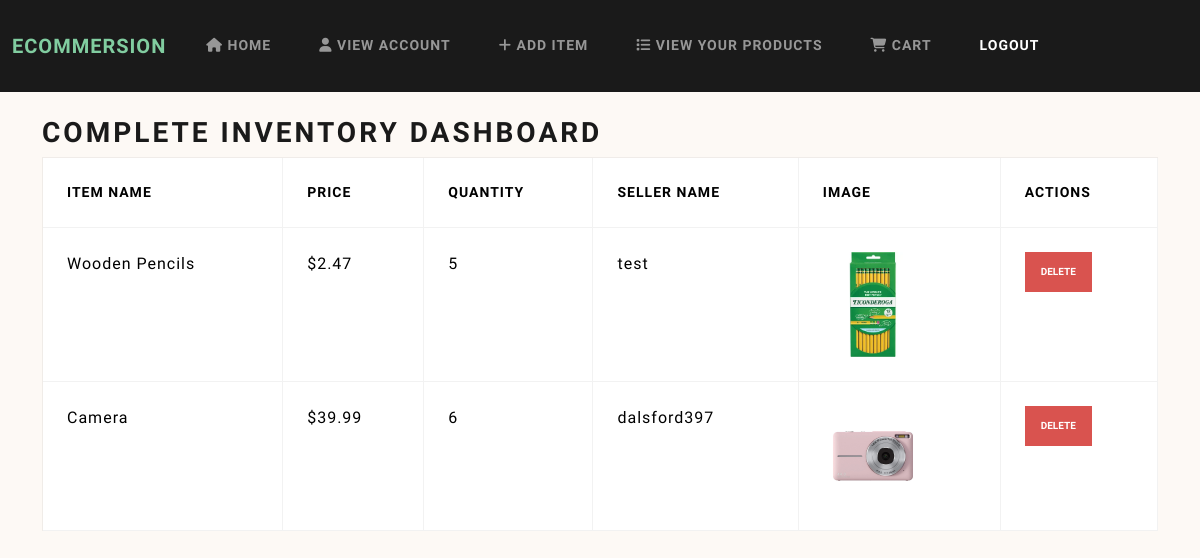
The page /sellerDashboard (signed in) on the database as committed earlier.
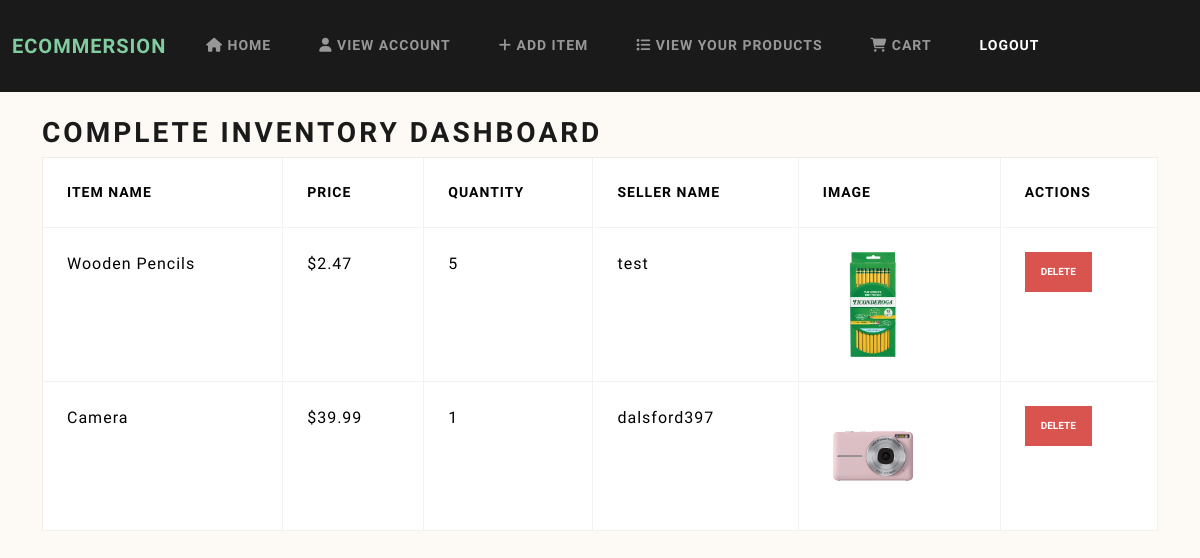
The same page on the database as committed later.
### models.py (models this page shows, shortened)
class Inventory(db.Model):
    __tablename__ = 'inventory'
    itemID = Column(Integer, primary_key=True)
    title = Column(String(50), nullable=False)
    sellerID = Column(Integer, ForeignKey('users.userID'), nullable=False)
    price = Column(Numeric(10, 2), nullable=False)
    stock = Column(Integer, nullable=False)
    image = Column(String(255), nullable=True)  # Add this line
    description = Column(String(255), nullable=False)

class User(db.Model, UserMixin):
    __tablename__ = 'users'
    userID = Column(Integer, primary_key=True)
    username = Column(String(50), nullable=False)
    password = Column(String(50), nullable=False)
    email = Column(String(50), nullable=False)
    address = Column(String(50), nullable=False)
    city = Column(String(50), nullable=False)
    state = Column(String(50), nullable=False)
    zipCode = Column(String(50), nullable=False)
    isAdmin = Column(Integer, nullable=False)

### main.py (the view)
@app.route('/sellerDashboard', methods=['GET'])
@login_required
def sellerDashboard():
    products = db.session.query(Inventory, User.username)\
        .join(User, Inventory.sellerID == User.userID)\
        .all()
    return render_template('sellerDashboard.html', products=products)

### main.py (called while the page is built)
@login.user_loader
def load_user(id):
    return db.session.get(User, int(id))

### templates/sellerDashboard.html
{% extends "home.html" %}
{% block content %}
<div class="container mt-4">
    <h2>Complete Inventory Dashboard</h2>
    <table class="table table-bordered">
        <thead>
            <tr>
                <th>Item Name</th>
                <th>Price</th>
                <th>Quantity</th>
                <th>Seller Name</th>
                <th>Image</th>
                <th>Actions</th>
            </tr>
        </thead>
        <tbody>
            {% for product, seller_name in products %}
            <tr>
                <td>{{ product.title }}</td>
                <td>${{ "%.2f"|format(product.price) }}</td>
                <td>{{ product.stock }}</td>
                <td>{{ seller_name }}</td>
                <td>
                    <img src="{{ url_for('static', filename=product.image) }}" alt="{{ product.title }}" width="100">
                </td>
                <td>
                    <form action="{{ url_for('deleteInventory', item_id=product.itemID) }}" method="POST" style="display: inline;">
                        <button type="submit" class="btn btn-danger btn-sm" onclick="return confirm('Are you sure you want to delete this item?')">Delete</button>
                    </form>
                </td>
            </tr>
            {% endfor %}
        </tbody>
    </table>
</div>
{% endblock %}

Rows that differ between the two databases and show on the page:
changed Inventory "Camera": stock "6" → "1"
